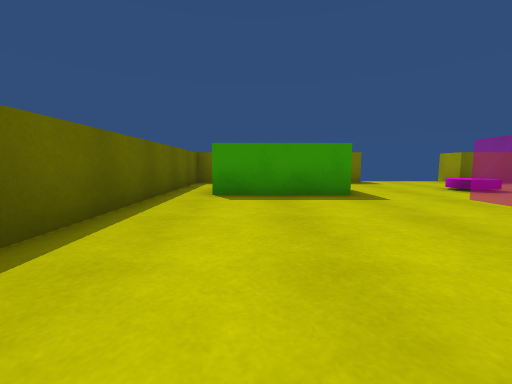
view 1 (above)

16 first-person views from a walk through a 3-D level made in the Unity game engine. The camera is 0.58 m above the floor, tilts 6° down and sees 90° across. The floor is counted in squares, 1 m on a side. Each view is taken from the middle of a square. On the plan, view 1 faces up. The plan holds only what a view shows up to about 9 squares ahead; the rest is blank. The player is left out.

view 2
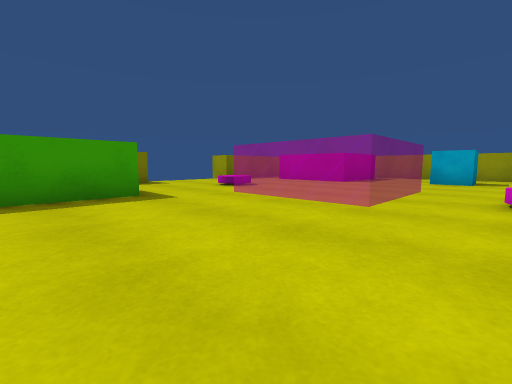

view 3
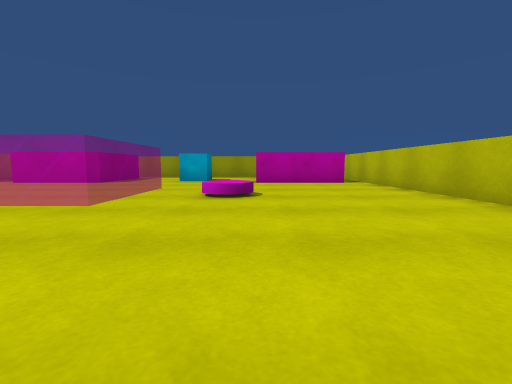

view 4
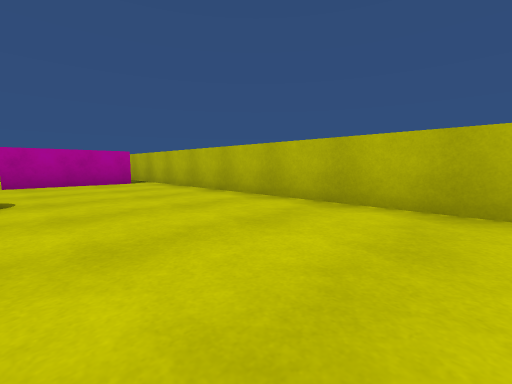

view 5
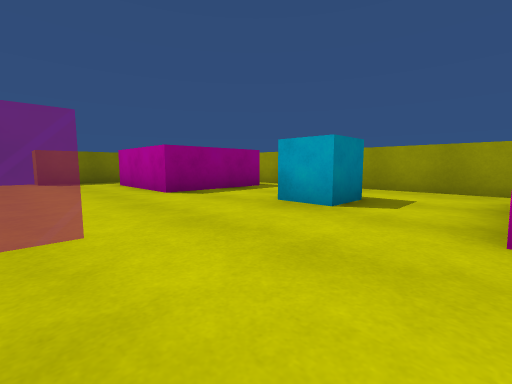

view 6
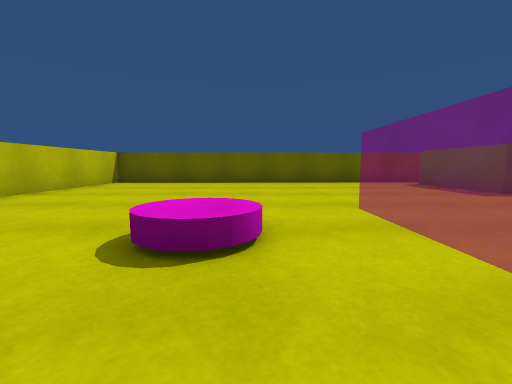

view 7
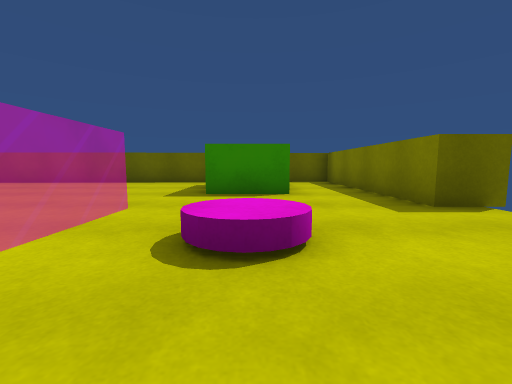

view 8
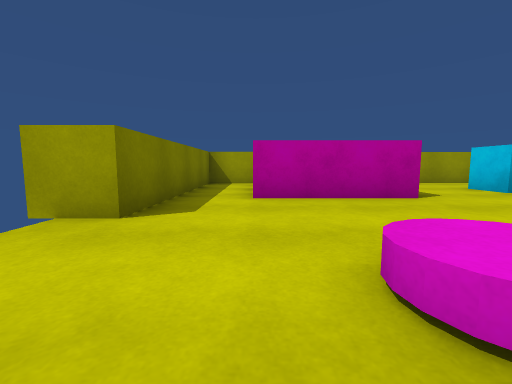

view 9
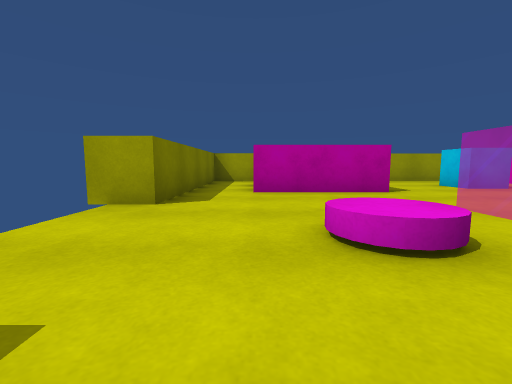

view 10
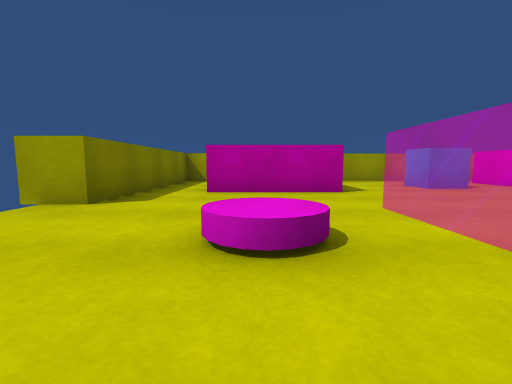

view 11
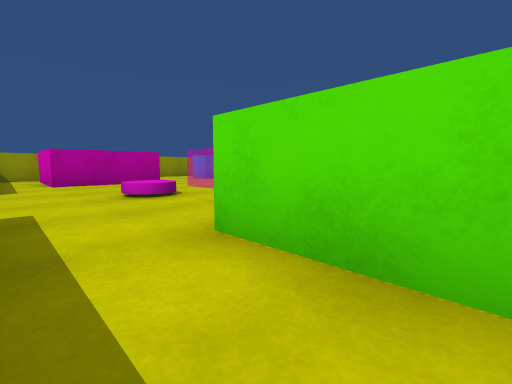

view 12
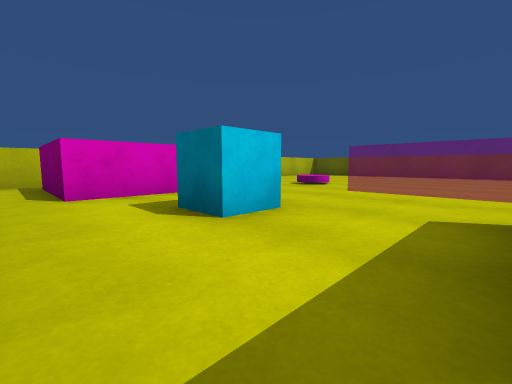

view 13
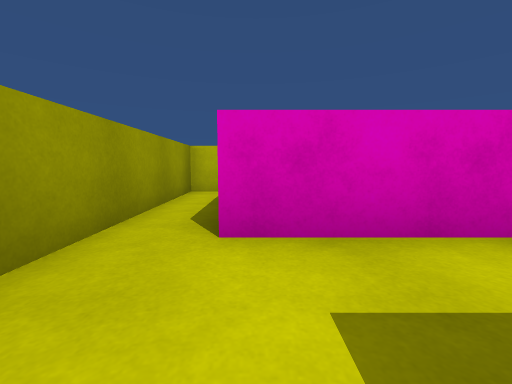

view 14
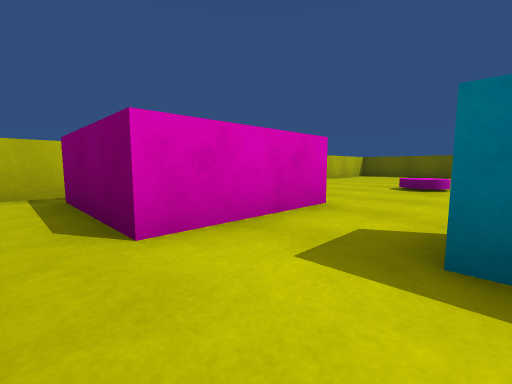

view 15
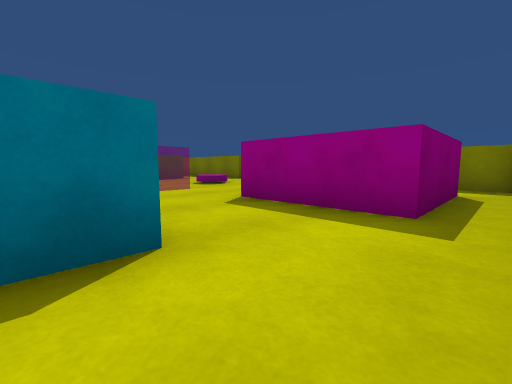

view 16
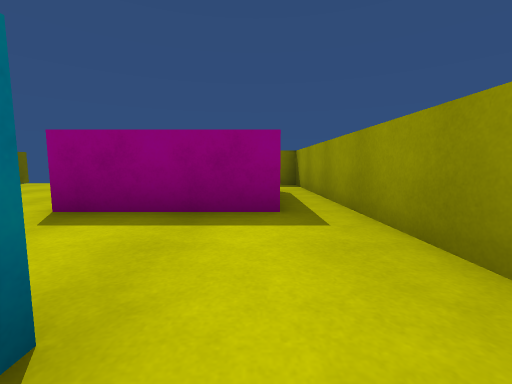

### Floor plan
Key: @ floor where view 1 was taken; # wall or solid block; . floor; = window, fence, low wall or low ledge; P pink disc; C cyan cube.
Columns run from 2 left of view 1 to 13 right of it. Each row starts with its distance up from view 1.
 10      #   #
  9 ######...######
  8 #.............#
  7 #..........####
  6 #####..P...###
  5 #####......#####
  4 #.....===..###.#
  3 #.....===......#
  2 #.....===...C..#
  1 #...........C..#
  0 #.@............#
 -1 #......P...###.#
 -2 #..........###.#
 -3 #..........# #.#
 -4 #..........# #.#
 -5 ############ ###

Where each view was taken, in squares from view 1:
view 1: 0 up, 0 right, facing up
view 2: 0 up, 0 right, facing up-right
view 3: 1 down, 0 right, facing right
view 4: 1 down, 0 right, facing down-right
view 5: 1 down, 6 right, facing up-right
view 6: 0 up, 7 right, facing left
view 7: 6 up, 7 right, facing left
view 8: 7 up, 4 right, facing right
view 9: 7 up, 3 right, facing right
view 10: 6 up, 3 right, facing right
view 11: 8 up, 0 right, facing down-right
view 12: 4 up, 12 right, facing down-left
view 13: 1 up, 11 right, facing down
view 14: 1 up, 12 right, facing down-left
view 15: 1 up, 12 right, facing up-left
view 16: 1 up, 11 right, facing up
